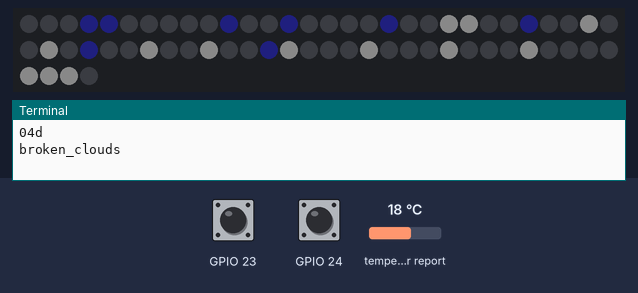
Bench run of a program on a simulated Raspberry Pi (BCM pin numbers). Parts: 64 RGB LEDs in strip order, left to right, continuing on the next row, the last lines printed to the terminal. Inputs (shaded band) come from the test bench; at power-on: GPIO 23 HIGH, GPIO 24 HIGH, temperature in the web weather report 18 °C. Dim RGB values are drawn brighter than linear; requests to the public web service named in the program get a made-up reply in its usual format after 0.4 s (London, UTC, broken clouds, 64 % humidity, 1013 hPa unless stated); the run ends when the program shuts the computer down. At 8.2 s the program puts the board to deep sleep or switches it off; the recording ends there.

Above: at 1.2 s.
1.3 s: GPIO 23 pulled LOW for 0.15 s
At 1.43 s:
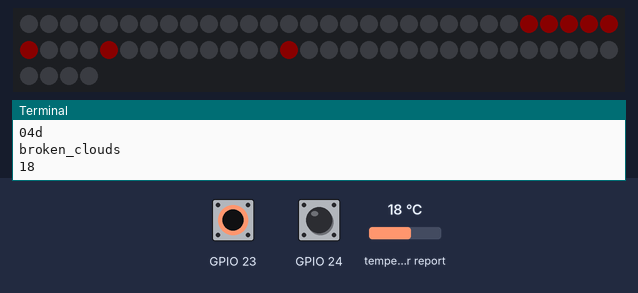
2.0 s: GPIO 24 pulled LOW for 0.15 s
At 7.88 s:
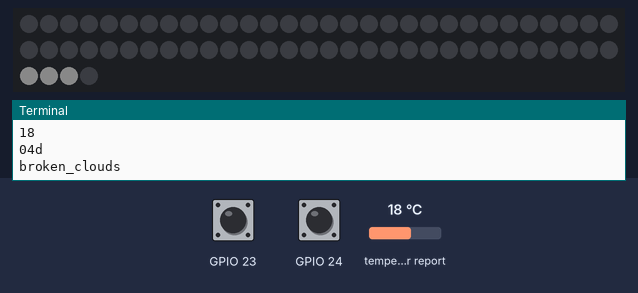
Timing chart, 0 to 8.2 s (numbered marks = the images above; inputs shaded):
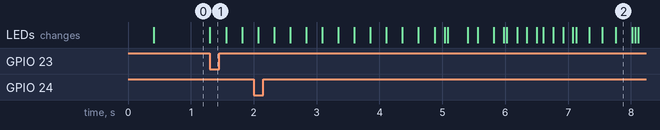

The program:

weatherLED.py
```python
#!/usr/bin/env python3
# -*- coding: utf-8 -*-
import json
import requests
from pprint import pprint
import time
from datetime import datetime
from datetime import timedelta
import urllib
import sys
import os
from LedMatrix import LedMatrix
import RPi.GPIO as GPIO

weatherData = ''
countryID = '6553047'
apiKey = '2a6b0bc577fb4cbfc7a48b69afcc3eec'
openWeatherURL = 'http://api.openweathermap.org/data/2.5/weather?id={}&APPID={}'


def changeIcon(matrix, oldIcon):
    weatherIcon = weatherData['weather'][0]['icon'].encode("utf-8")
    print(weatherIcon)
    if weatherIcon != oldIcon:
        iconString = 'error'
        if weatherIcon == '01d' or weatherIcon == '01n':
            iconString = 'clear_sky'
        elif weatherIcon == '02d' or weatherIcon == '02n':
            iconString = 'few_clouds'
        elif weatherIcon == '03d' or weatherIcon == '03n':
            iconString = 'scattered_clouds'
        elif weatherIcon == '04d' or weatherIcon == '04n':
            iconString = 'broken_clouds'
        elif weatherIcon == '09d' or weatherIcon == '09n':
            iconString = 'shower_rain'
        elif weatherIcon == '10d' or weatherIcon == '10n':
            iconString = 'rain'
        elif weatherIcon == '11d' or weatherIcon == '11n':
            iconString = 'thunderstorm'
        elif weatherIcon == '13d' or weatherIcon == '13n':
            iconString = 'snow'
        elif weatherIcon == '50d' or weatherIcon == '50n':
            iconString = 'mist'
        matrix.showIcon(iconString)
        print(iconString)
    return weatherIcon


def getWeatherUpdate():
    for attempt in range(10):
        try:
            data = requests.get(openWeatherURL.format(countryID, apiKey))
        except requests.exceptions.RequestException as e:
            data = "connection_error"
            print e
            print("retry in 10 seconds")
            time.sleep(10)
            continue
        break

    output = "connection_error"
    if data != "connection_error":
        binary = data.content
        output = json.loads(binary)
    return output


def button_showTemp(channel):
    if weatherData != "connection_error":
        temp = weatherData['main']['temp'] - 273.15
        temp = int(round(temp))
        print(temp)
        matrix.write(16711680, str(temp))
        changeIcon(matrix, 'unset')


def button_shutdown(channel):
    matrix.colorWipe()
    GPIO.cleanup()
    os.system('sudo shutdown -h now')


if __name__ == '__main__':
    GPIO.setmode(GPIO.BCM)
    GPIO.setup(23, GPIO.IN, pull_up_down=GPIO.PUD_UP)

    GPIO.add_event_detect(23, GPIO.FALLING, callback=button_showTemp,
                          bouncetime=300)

    GPIO.setup(24, GPIO.IN, pull_up_down=GPIO.PUD_UP)

    GPIO.add_event_detect(24, GPIO.FALLING, callback=button_shutdown,
                          bouncetime=300)

    matrix = LedMatrix(1)
    currWeatherIcon = 'unset'
    try:
        while True:
            weatherData = getWeatherUpdate()
            if weatherData != "connection_error":
                currWeatherIcon = changeIcon(matrix, currWeatherIcon)
            else:
                matrix.showIcon(connection_error)
            time.sleep(1800)
    except KeyboardInterrupt:
        matrix.colorWipe()
        GPIO.cleanup()
    except:
        errorString = "Unexpected error: {}".format(sys.exc_info()[0])
        print(errorString)
        with open("errorLog.txt", "a") as logFile:
            logfile.write(errorString)
```

LedMatrix.py
```python
import time
from neopixel import *


class LedMatrix:
    # LED strip configuration:
    LED_COUNT = 64      # Number of LED pixels.
    LED_PIN = 18      # GPIO pin connected to the pixels (18 uses PWM!).
    LED_FREQ_HZ = 800000  # LED signal frequency in hertz (usually 800khz)
    LED_DMA = 10      # DMA channel to use for generating signal (try 10)
    LED_BRIGHTNESS = 10     # Set to 0 for darkest and 255 for brightest
    LED_INVERT = False   # True to invert the signal
    LED_CHANNEL = 0       # set to '1' for GPIOs 13, 19, 41, 45 or 53

    alphabet = {'A': [42, 43, 44, 45, 46, 33, 36, 25, 28, 18, 19, 20, 21, 22],
                'B': [41, 42, 43, 44, 45, 46, 33, 35, 38, 25, 27, 30, 18, 20, 21],
                'C': [42, 43, 44, 45, 33, 38, 25, 30, 18, 21],
                'D': [41, 42, 43, 44, 45, 46, 33, 38, 25, 30, 18, 19, 20, 21],
                'E': [41, 42, 43, 44, 45, 46, 33, 35, 38, 25, 27, 30, 17, 22],
                'F': [41, 42, 43, 44, 45, 46, 33, 35, 25, 27, 17],
                'G': [42, 43, 44, 45, 33, 38, 25, 28, 30, 18, 20, 21],
                'H': [41, 42, 43, 44, 45, 46, 35, 27, 17, 18, 19, 20, 21, 22],
                'I': [41, 33, 25, 34, 35, 36, 37, 38, 46, 30],
                'J': [44, 45, 38, 30, 17, 18, 19, 20, 21],
                'K': [41, 42, 43, 44, 45, 46, 35, 26, 28, 17, 21, 22],
                'L': [41, 42, 43, 44, 45, 46, 38, 30, 22],
                'M': [49, 50, 51, 52, 53, 54, 42, 35, 27, 18, 9, 10, 11, 12, 13, 14],
                'N': [41, 42, 43, 44, 45, 46, 35, 28, 17, 18, 19, 20, 21, 22],
                'O': [42, 43, 44, 45, 33, 38, 25, 30, 18, 19, 20, 21],
                'P': [41, 33, 25, 18, 19, 28, 36, 44, 43, 42, 45, 46],
                'Q': [42, 33, 25, 18, 19, 20, 21, 45, 44, 43, 38, 30, 22, 14],
                'R': [46, 45, 44, 22, 21, 28, 36, 19, 18, 25, 33, 41, 42, 43],
                'S': [38, 30, 21, 45, 28, 35, 42, 33, 25, 18],
                'T': [41, 33, 25, 17, 49, 34, 35, 36, 37, 38],
                'U': [46, 38, 30, 22, 21, 20, 19, 18, 17, 41, 42, 43, 44, 45],
                'V': [38, 30, 21, 45, 20, 19, 18, 17, 41, 42, 43, 44],
                'W': [46, 30, 37, 36, 53, 52, 51, 50, 18, 19, 20, 21, 17, 49],
                'X': [41, 42, 17, 18, 27, 35, 44, 45, 46, 20, 21, 22],
                'Y': [49, 50, 17, 18, 43, 27, 36, 37, 38],
                'Z': [46, 38, 30, 22, 45, 36, 27, 18, 17, 25, 33, 41],
                'a': [21, 30, 38, 46, 28, 36, 45, 26, 34, 20, 19],
                '0': [33, 25, 18, 19, 27, 36, 42, 44, 43, 45, 38, 30, 21, 20],
                '1': [25, 26, 27, 28, 29, 30, 34, 43],
                '2': [33, 25, 42, 18, 19, 28, 36, 45, 46, 38, 22, 30],
                '3': [33, 25, 42, 18, 27, 20, 21, 30, 38, 45],
                '4': [17, 18, 19, 20, 21, 22, 25, 34, 43, 44, 36, 28],
                '5': [41, 25, 17, 33, 42, 43, 35, 27, 20, 21, 30, 38, 45],
                '6': [33, 25, 42, 43, 44, 45, 38, 30, 21, 28, 36, 18],
                '7': [46, 33, 25, 41, 18, 27, 36, 45],
                '8': [33, 25, 18, 27, 35, 42, 44, 45, 38, 30, 21, 20],
                '9': [33, 25, 18, 19, 27, 35, 42, 20, 21, 30, 38, 45]}

    def __init__(self, iconset=1):
        if iconset == 0:
            cloudIds = [1, 2, 8, 9, 10, 11, 16, 17, 18, 19, 24, 25, 26, 27, 32,
                        33, 34, 35, 40, 41, 42, 43, 48, 49, 50, 51, 57, 58]
            showerRainIds = [21, 23, 37, 39, 53, 55]
            rainIds = [20, 21, 22, 23, 36, 37, 38, 39, 52, 53, 54, 55]
            clearSkyIds = [0, 3, 7, 9, 14, 19, 20, 26, 27, 28, 29, 31, 32, 34,
                           35, 36, 37, 43, 44, 49, 54, 56, 60, 63]
            thunderstormIds = [25, 24, 33, 42, 43, 44, 36, 47, 38, 37, 28, 29,
                               52, 35, 34, 51, 32, 41, 20, 26, 17, 16]
        elif iconset == 1:
            cloudIds = [53, 45, 29, 37, 21, 13, 4, 3, 2, 9, 17, 25, 26, 32, 40,
                        48, 57, 58, 59, 60]
            showerRainIds = [63, 54, 47, 38, 31, 22]
            rainIds = [20, 21, 22, 23, 36, 37, 38, 39, 52, 53, 54, 55]
            clearSkyIds = [0, 3, 7, 9, 14, 19, 20, 26, 27, 28, 29, 31, 32, 34,
                           35, 36, 37, 43, 44, 49, 54, 56, 60, 63]
            mistIds = [57, 48, 59, 50, 41, 32, 16, 25, 34, 43, 52, 61, 45, 54,
                       36, 27, 18, 9, 0, 2, 11, 20, 29, 38, 47, 63, 31, 22, 13,
                       4, 6, 15]
            thunderstormIds = [25, 24, 33, 42, 43, 44, 36, 47, 38, 37, 28, 29,
                               52, 35, 34, 51, 32, 41, 20, 26, 17, 16]
            smallCloudIds = [61, 60, 59, 54, 46, 38, 30, 27, 42, 50, 34, 19, 12, 13, 22]
            smallSunIds = [11, 10, 18, 4, 1, 25, 32]
            snowIds = [38, 29, 22, 31, 12, 19, 3, 10, 52, 43, 59, 50, 25, 32,
                       16, 62, 55]
            smallWhiteCloudIds = [60, 55, 47, 39, 31, 22, 21, 28, 36, 61, 62,
                                  43, 51]
            smallBlackCloudIds = [42, 33, 25, 18, 10, 3, 4, 13]
            connectionErrorIds = [32, 33, 42, 34, 26, 27, 43, 45, 29, 37, 46,
                                  38, 30, 39]

        # icons with structure: [[color,ledIDs],[color,ledIDs],...]
        self.icons = {'scattered_cloud': [[Color(255, 255, 255), cloudIds]],
                      'shower_rain': [[Color(255, 255, 255), cloudIds],
                                      [Color(0, 0, 255), showerRainIds]],
                      'rain': [[Color(255, 255, 255), cloudIds],
                               [Color(0, 0, 255), rainIds]],
                      'clear_sky': [[Color(255, 255, 0), clearSkyIds]],
                      'thunderstrom': [[Color(255, 255, 0), thunderstormIds]],
                      'mist': [[Color(255, 255, 255), mistIds]],
                      'few_clouds': [[Color(255, 255, 0), smallSunIds],
                                     [Color(255, 255, 255), smallCloudIds]],
                      'snow': [[Color(255, 255, 255), snowIds]],
                      'broken_clouds': [[Color(255, 255, 255), smallWhiteCloudIds],
                                        [Color(25, 25, 112), smallBlackCloudIds]],
                      'error': [[Color(255, 0, 0), [36, 35, 34, 33, 38, 54, 52,
                                                    51, 50, 49, 17, 18, 19, 20,
                                                    22, 6, 4, 3, 2, 1]]],
                      'connection_error': [[Color(255, 0, 0), connectionErrorIds]]}

        self.strip = Adafruit_NeoPixel(self.LED_COUNT, self.LED_PIN, self.LED_FREQ_HZ,
                                       self.LED_DMA, self.LED_INVERT, self.LED_BRIGHTNESS,
                                       self.LED_CHANNEL)
        # Intialize the library (must be called once before other functions).
        self.strip.begin()

    def colorWipe(self, color=Color(0, 0, 0), wait_ms=50):
        """Colorize the matrix in one color, blank by default."""
        # Wipe color across display a pixel at a time.
        for i in range(self.strip.numPixels()):
            self.strip.setPixelColor(i, color)
            self.strip.show()
            time.sleep(wait_ms/1000.0)

    def showIcon(self, iconText, wait_ms=50):
        """Display one of the predefined icons."""
        if iconText in self.icons:
            icon = self.icons[iconText]

            for subIcon in icon:
                self.draw(subIcon[0], subIcon[1])
        else:
            print('unknown icon: {}'.format(iconText))

    def draw(self, color, points, wait_ms=50):
        """display the Points in a specific color."""
        for point in points:
            if point >= 0 and point <= (self.LED_COUNT-1):
                self.strip.setPixelColor(point, color)
                time.sleep(wait_ms/1000)
        self.strip.show()

    def stringToList(self, text):
        """Return the list version of the String."""
        output = []
        # toDo: implement also lower case letter and remove this
        text = text.upper()
        for letter in text:
            if letter in self.alphabet:
                output.append(self.alphabet[letter])
            else:
                # append questionmark
                print("unknown symbol {}".format(letter))
        return output

    def write(self, color, text, wait_ms=50):
        textList = self.stringToList(text)
        formattedText = []
        flatText = []
        counter = 0
        for letter in textList:
            formattedText.append([x-(64*counter) for x in letter])
            counter = counter + 1

        # flatten the text lists to one list
        flatText = [item for sublist in formattedText for item in sublist]
        # sort the text list
        flatText.sort()
        # reverse text list
        flatText = flatText[::-1]

        while flatText[-1] < 63:
            # clear screen
            for i in range(self.strip.numPixels()):
                self.strip.setPixelColor(i, Color(0, 0, 0))
            # draw the current text list
            self.draw(color, flatText, 0)
            self.strip.show()
            time.sleep(250/1000.0)
            # move text 1 coloumn to the left
            flatText = [x+8 for x in flatText]

        # clear screen
        for i in range(self.strip.numPixels()):
            self.strip.setPixelColor(i, Color(0, 0, 0))
        self.strip.show()
# a short Demo
if __name__ == "__main__":
    matrix = LedMatrix()

    matrix.write(Color(0, 0, 255), 'Hello')

    matrix.showIcon('clear_sky')

    time.sleep(1)

    matrix.colorWipe()
```

Measured:
- after the input at 1.3 s, the LEDs: change at once (image 1)
